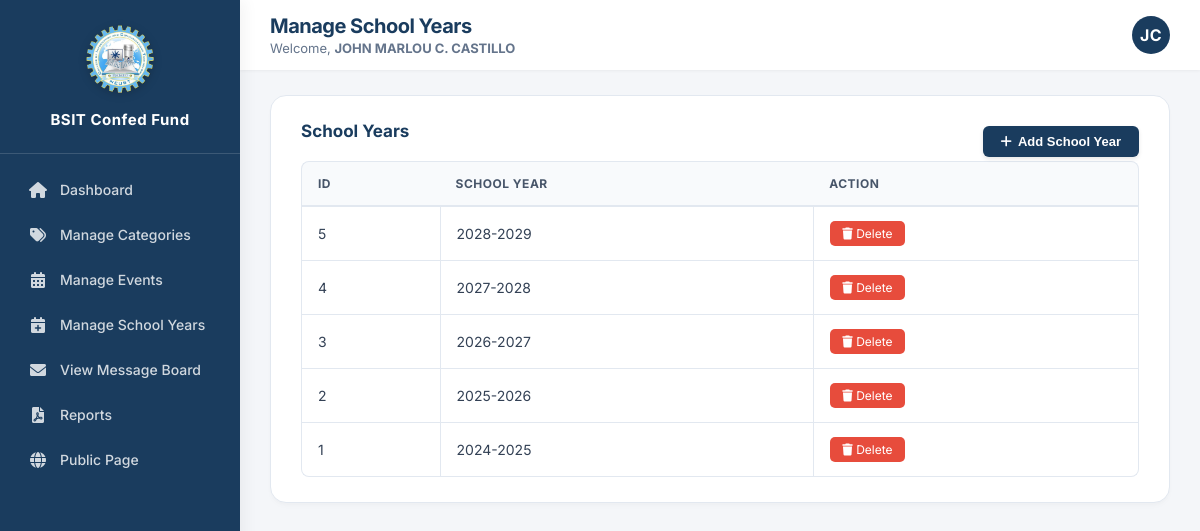
The page /admin/officer/manage_school_years.php (signed in) on the database its author committed.
### tables this page shows
CREATE TABLE `settings` (
  `id` int(11) NOT NULL DEFAULT 1,
  `org_name` varchar(100) NOT NULL DEFAULT 'BSIT Confederation',
  `org_short_name` varchar(50) NOT NULL DEFAULT 'BSIT Confed Fund',
  `logo_path` varchar(255) NOT NULL DEFAULT 'assets/images/logo.png.webp',
  `primary_color` varchar(7) NOT NULL DEFAULT '#1a3c5e',
  `recovery_key` varchar(100) NOT NULL DEFAULT 'BSIT-ADMIN-2026'
);

CREATE TABLE `school_years` (
  `id` int(11) NOT NULL,
  `year_label` varchar(20) NOT NULL,
  `created_at` datetime DEFAULT current_timestamp()
);

### admin/officer/manage_school_years.php (the view, shortened to what this page needs)
<?php
require_once '../../includes/auth.php';
require_once '../../includes/functions.php';
$schoolYears = $pdo->query("SELECT * FROM school_years ORDER BY year_label DESC")->fetchAll();
?>
<!DOCTYPE html>
<html>
<head>
    <link rel="stylesheet" href="../../assets/css/officer.css">
    <link rel="stylesheet" href="https://cdnjs.cloudflare.com/ajax/libs/font-awesome/6.0.0-beta3/css/all.min.css">
</head>
<body>
<?php include $_SERVER['DOCUMENT_ROOT'] . '/bsit-fund-system-v2/includes/sidebar.php'; ?>
<div class="main-area">
    <?php
    $pageSubtitle = 'Welcome, <strong>' . htmlspecialchars($_SESSION['officer_name']) . '</strong>';
    include $_SERVER['DOCUMENT_ROOT'] . '/bsit-fund-system-v2/includes/topbar.php';
    ?>
    <div class="page-content">
        <div class="card">
            <div style="display:flex; justify-content:space-between; align-items:center;">
                <h3>School Years</h3>
                <button class="btn-add" onclick="openModal()"><i class="fas fa-plus"></i> Add School Year</button>
            </div>
            <table>
                <tr><th>ID</th><th>School Year</th><th>Action</th></tr>
                <?php foreach ($schoolYears as $yr): ?>
                <tr>
                    <td><?= $yr['id'] ?></td>
                    <td><?= htmlspecialchars($yr['year_label']) ?></td>
                    <td>
                        <a href="?delete=<?= $yr['id'] ?>" class="btn-delete"
                           onclick="return openConfirmModal(function(){ window.location.href='?delete=<?= $yr['id'] ?>'; }, 'Delete this school year?')">
                            <i class="fas fa-trash"></i> Delete
                        </a>
                    </td>
                </tr>
                <?php endforeach; ?>
            </table>
        </div>
    </div>
</div>
</body>
</html>

### includes/sidebar.php (shortened to what this page needs)
<?php
require_once __DIR__ . '/functions.php';
$base = '/bsit-fund-system-v2';
$isAdviser = isset($_SESSION['adviser_id']);
$position = $_SESSION['officer_position'] ?? '';
$sysSettings = getSettings($pdo);
$sysLogo = $base . '/' . ltrim($sysSettings['logo_path'], '/');
$sysName = $sysSettings['org_short_name'] ?? 'BSIT Confed Fund';
?>
<div class="sidebar" id="appSidebar">
    <div class="logo">
        <img src="<?= $sysLogo ?>" alt="Logo">
        <span><?= htmlspecialchars($sysName) ?></span>
    </div>
    <div class="nav-menu">
        <?php if ($isAdviser): ?>
            <a href="<?= $base ?>/admin/adviser/dashboard.php"><i class="fas fa-home"></i> Dashboard</a>
            <a href="<?= $base ?>/admin/adviser/review.php"><i class="fas fa-check-circle"></i> Review</a>
            <a href="<?= $base ?>/admin/adviser/budget_approvals.php"><i class="fas fa-wallet"></i> Budget Approvals</a>
            <a href="<?= $base ?>/admin/adviser/final_approval.php"><i class="fas fa-file-signature"></i> Final Approval</a>
            <a href="<?= $base ?>/admin/adviser/inquiries.php"><i class="fas fa-comments"></i> Inquiries</a>
            <a href="<?= $base ?>/admin/adviser/manage_accounts.php"><i class="fas fa-users-cog"></i> Manage Accounts</a>
            <a href="<?= $base ?>/admin/adviser/config_approvals.php"><i class="fas fa-check-double"></i> Configuration Approvals</a>
            <a href="<?= $base ?>/admin/download_report.php"><i class="fas fa-file-pdf"></i> Reports</a>
            <a href="<?= $base ?>/admin/adviser/customization.php"><i class="fas fa-palette"></i> Customization</a>
        <?php elseif ($position === 'Mayor'): ?>
            <a href="<?= $base ?>/admin/officer/dashboard.php"><i class="fas fa-home"></i> Dashboard</a>
            <a href="<?= $base ?>/admin/officer/manage_categories.php"><i class="fas fa-tags"></i> Manage Categories</a>
            <a href="<?= $base ?>/admin/officer/manage_events.php"><i class="fas fa-calendar-alt"></i> Manage Events</a>
            <a href="<?= $base ?>/admin/officer/manage_school_years.php"><i class="fas fa-calendar-plus"></i> Manage School Years</a>
            <a href="<?= $base ?>/admin/officer/view_message_board.php"><i class="fas fa-envelope"></i> View Message Board</a>
            <a href="<?= $base ?>/admin/download_report.php"><i class="fas fa-file-pdf"></i> Reports</a>
        <?php endif; ?>
        <a href="<?= $base ?>/public/index.php"><i class="fas fa-globe"></i> Public Page</a>
    </div>
</div>

### assets/css/officer.css (style rules this page uses)
* { margin: 0; padding: 0; box-sizing: border-box; }
body { font-family: 'Inter', 'Segoe UI', Arial, sans-serif; background: #f4f6f9; color: #334155; -webkit-font-smoothing: antialiased; }
.sidebar { position: fixed; left: 0; top: 0; width: 240px; height: 100vh; background: var(--theme-primary, #1a3c5e); color: #fff; display: flex; flex-direction: column; box-shadow: 4px 0 15px rgba(0,0,0,0.05); z-index: 1000; transition: background-color 0.3s ease; }
.sidebar .logo { padding: 24px 20px; text-align: center; border-bottom: 1px solid rgba(255, 255, 255, 0.1); }
.sidebar .logo img { width: 70px; height: auto; margin-bottom: 12px; filter: drop-shadow(0 2px 4px rgba(0,0,0,0.2)); }
.sidebar .logo span { display: block; font-size: 15px; font-weight: 700; letter-spacing: 0.5px; }
.sidebar .nav-menu { flex: 1; padding: 15px 12px; overflow-y: auto; }
.sidebar .nav-menu a { display: flex; align-items: center; gap: 12px; color: rgba(255, 255, 255, 0.8); padding: 12px 16px; margin-bottom: 4px; text-decoration: none; border-radius: 8px; font-size: 14px; font-weight: 500; transition: all 0.2s ease; }
.sidebar .nav-menu a i { width: 20px; text-align: center; font-size: 16px; }
.main-area { margin-left: 240px; min-height: 100vh; display: flex; flex-direction: column; }
.page-content { padding: 25px 30px; flex: 1; }
.card { background: #ffffff; border-radius: 16px; border: 1px solid #e2e8f0; box-shadow: 0 4px 6px -1px rgba(0, 0, 0, 0.02), 0 2px 4px -1px rgba(0, 0, 0, 0.02); padding: 25px 30px; margin-bottom: 25px; transition: box-shadow 0.2s ease; }
.card h3 { color: #1e293b; font-size: 17px; font-weight: 700; margin-bottom: 20px; }
table { width: 100%; border-collapse: separate; border-spacing: 0; }
th { background: #f8fafc; color: #475569; text-align: left; padding: 14px 16px; font-size: 12px; font-weight: 700; text-transform: uppercase; letter-spacing: 0.5px; border-bottom: 2px solid #e2e8f0; border-top: 1px solid #e2e8f0; }
th:first-child { border-top-left-radius: 8px; border-left: 1px solid #e2e8f0; }
th:last-child { border-top-right-radius: 8px; border-right: 1px solid #e2e8f0; }
td { padding: 14px 16px; border-bottom: 1px solid #e2e8f0; border-left: 1px solid #e2e8f0; font-size: 14px; color: #334155; vertical-align: middle; }
td:last-child { border-right: 1px solid #e2e8f0; }
tr:last-child td:first-child { border-bottom-left-radius: 8px; }
tr:last-child td:last-child { border-bottom-right-radius: 8px; }
.btn-primary, .btn-add, .btn-submit { background: var(--theme-primary, #1a3c5e); color: white; padding: 10px 20px; border: none; border-radius: 8px; cursor: pointer; font-size: 13.5px; font-weight: 600; text-decoration: none; display: inline-flex; align-items: center; justify-content: center; gap: 8px; transition: all 0.2s ease; box-shadow: 0 2px 4px rgba(0,0,0,0.1); }

### includes/shared_ui.php (style rules this page uses)
.btn-add, .btn-primary, .btn-submit { background: #1a3c5e; color: #fff; padding: 8px 18px; border: none; border-radius: 6px; cursor: pointer; font-size: 13px; font-weight: 600; text-decoration: none; display: inline-flex; align-items: center; gap: 6px; transition: background 0.2s; }
.btn-deny, .btn-delete { background: #e74c3c; color: #fff; padding: 5px 12px; border: none; border-radius: 5px; cursor: pointer; font-size: 12px; text-decoration: none; display: inline-block; }

### rows shown on the page
settings: logo_path (picture), org_short_name "BSIT Confed Fund"
school_years: id "5", year_label "2028-2029"
school_years: id "4", year_label "2027-2028"
school_years: id "3", year_label "2026-2027"
school_years: id "2", year_label "2025-2026"
school_years: id "1", year_label "2024-2025"

### other values the page prints
$pageTitle "Manage School Years"
$_SESSION['officer_name'] "JOHN MARLOU C. CASTILLO"
$initials "JC"
